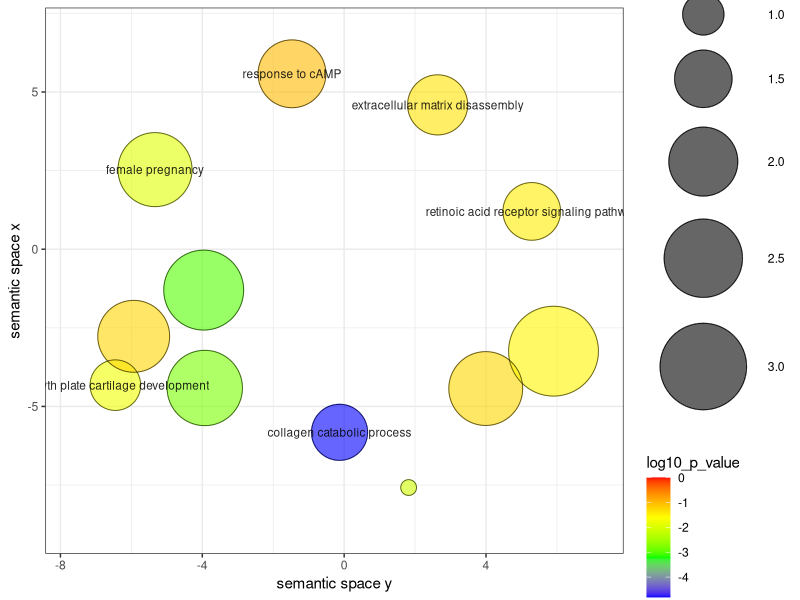

The R source for this figure:


# A plotting R script produced by the REVIGO server at http://revigo.irb.hr/
# If you found REVIGO useful in your work, please cite the following reference:
# Supek F et al. "REVIGO summarizes and visualizes long lists of Gene Ontology
# terms" PLoS ONE 2011. doi:10.1371/journal.pone.0021800


# --------------------------------------------------------------------------
# If you don't have the ggplot2 package installed, uncomment the following line:
# install.packages( "ggplot2" );
library( ggplot2 );
# --------------------------------------------------------------------------
# If you don't have the scales package installed, uncomment the following line:
# install.packages( "scales" );
library( scales );


# --------------------------------------------------------------------------
# Here is your data from REVIGO. Scroll down for plot configuration options.

revigo.names <- c("term_ID","description","frequency_%","plot_X","plot_Y","plot_size","log10_p_value","uniqueness","dispensability");
revigo.data <- rbind(c("GO:0030574","collagen catabolic process", 0.128,-0.130,-5.823, 1.447,-4.8097,0.598,0.000),
c("GO:0048384","retinoic acid receptor signaling pathway", 0.147, 5.290, 1.202, 1.505,-1.4411,0.776,0.021),
c("GO:0022617","extracellular matrix disassembly", 0.185, 2.636, 4.590, 1.602,-1.3557,0.790,0.022),
c("GO:0051591","response to cAMP", 0.413,-1.471, 5.578, 1.944,-1.0029,0.814,0.082),
c("GO:0007565","female pregnancy", 0.855,-5.333, 2.531, 2.258,-1.9235,0.732,0.109),
c("GO:0003417","growth plate cartilage development", 0.081,-6.451,-4.323, 1.255,-1.7383,0.643,0.133),
c("GO:0001503","ossification", 1.838,-3.960,-1.300, 2.589,-3.0048,0.669,0.172),
c("GO:0001649","osteoblast differentiation", 1.007,-3.930,-4.413, 2.328,-2.8009,0.577,0.213),
c("GO:0070374","positive regulation of ERK1 and ERK2 cascade", 0.836, 3.992,-4.431, 2.248,-1.2481,0.661,0.247),
c("GO:0006508","proteolysis", 7.873, 5.903,-3.242, 3.220,-1.5184,0.783,0.281),
c("GO:0031214","biomineral tissue development", 0.660,-5.934,-2.770, 2.146,-1.2387,0.616,0.370),
c("GO:0034653","retinoic acid catabolic process", 0.019, 1.818,-7.579, 0.699,-2.0883,0.703,0.431));

one.data <- data.frame(revigo.data);
names(one.data) <- revigo.names;
one.data <- one.data [(one.data$plot_X != "null" & one.data$plot_Y != "null"), ];
one.data$plot_X <- as.numeric( as.character(one.data$plot_X) );
one.data$plot_Y <- as.numeric( as.character(one.data$plot_Y) );
one.data$plot_size <- as.numeric( as.character(one.data$plot_size) );
one.data$log10_p_value <- as.numeric( as.character(one.data$log10_p_value) );
one.data$frequency <- as.numeric( as.character(one.data$frequency) );
one.data$uniqueness <- as.numeric( as.character(one.data$uniqueness) );
one.data$dispensability <- as.numeric( as.character(one.data$dispensability) );
#head(one.data);


# --------------------------------------------------------------------------
# Names of the axes, sizes of the numbers and letters, names of the columns,
# etc. can be changed below

p1 <- ggplot( data = one.data );
p1 <- p1 + geom_point( aes( plot_X, plot_Y, colour = log10_p_value, size = plot_size), alpha = I(0.6) ) + scale_size_area();
p1 <- p1 + scale_colour_gradientn( colours = c("blue", "green", "yellow", "red"), limits = c( min(one.data$log10_p_value), 0) );
p1 <- p1 + geom_point( aes(plot_X, plot_Y, size = plot_size), shape = 21, fill = "transparent", colour = I (alpha ("black", 0.6) )) + scale_size_area();
p1 <- p1 + scale_size( range=c(5, 30)) + theme_bw(); # + scale_fill_gradientn(colours = heat_hcl(7), limits = c(-300, 0) );
ex <- one.data [ one.data$dispensability < 0.15, ]; 
p1 <- p1 + geom_text( data = ex, aes(plot_X, plot_Y, label = description), colour = I(alpha("black", 0.85)), size = 3 );
p1 <- p1 + labs (y = "semantic space x", x = "semantic space y");
p1 <- p1 + theme(legend.key = element_blank()) ;
one.x_range = max(one.data$plot_X) - min(one.data$plot_X);
one.y_range = max(one.data$plot_Y) - min(one.data$plot_Y);
p1 <- p1 + xlim(min(one.data$plot_X)-one.x_range/10,max(one.data$plot_X)+one.x_range/10);
p1 <- p1 + ylim(min(one.data$plot_Y)-one.y_range/10,max(one.data$plot_Y)+one.y_range/10);



# --------------------------------------------------------------------------
# Output the plot to screen

p1;

# Uncomment the line below to also save the plot to a file.
# The file type depends on the extension (default=pdf).

# ggsave("C:/Users/path_to_your_file/revigo-plot.pdf");
